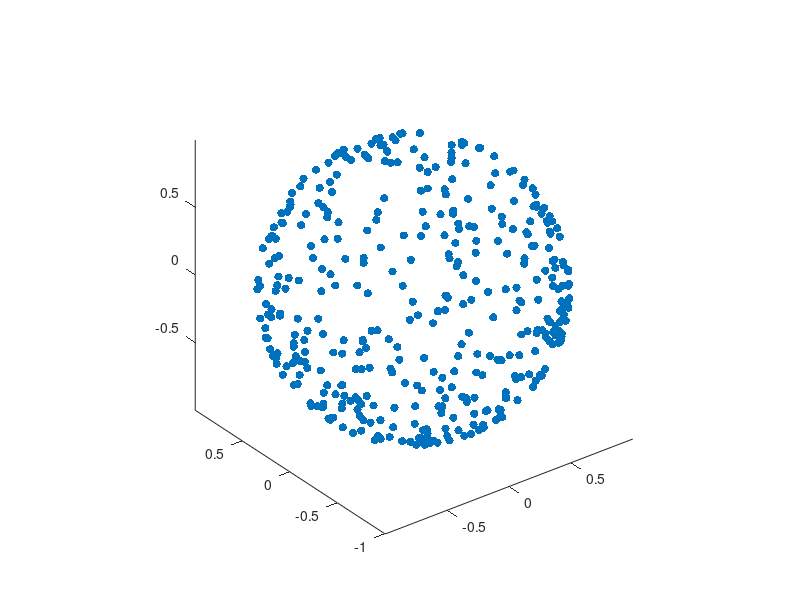

Recreate this plot in MATLAB. (Note: this script raises an error after producing the figure.)
%% Initialization
clc; clear all; close all;

% Global Variables
N_SIM = 130;
LENGTH_R = 400;
DIM_BOX_SEARCH = 0.05;

%
r = randn(3,LENGTH_R); % Use a large n
r = r./sqrt(sum(r.^2,1));
%r = bsxfun(@rdivide,r,sqrt(sum(r.^2,1)));
x = r(1,:);
y = r(2,:);
z = r(3,:);
randomInt = randi(LENGTH_R,1);

%figure
scatter3(x,y,z,'blue','filled') %
grid off
axis equal
shading interp

hold on;
location = [x(randomInt); y(randomInt); z(randomInt)];
%scatter3(location(1),location(2),location(3),'r','x');
%histogram(y)
%shg
%% Distance Calculation
for a = 1:LENGTH_R
    if abs(x(a)-location(1)) < DIM_BOX_SEARCH || abs(y(a)-location(2)) < DIM_BOX_SEARCH || abs(z(a)-location(3)) < DIM_BOX_SEARCH
        distance(a) = ((x(a)-location(1))^2 + (y(a)-location(2))^2 + (z(a)-location(3))^2)^(1/2);
    else
        distance(a) = 5;
    end
end

% for a = i:LENGTH_R
%     distance(a) = ((x(a)-location(1))^2 + (y(a)-location(2))^2 + (z(a)-location(3))^2)^(1/2);
% end

%histogram(distance,'Normalization','probability')

closePoints = mink(distance,40);
for b = 2:length(closePoints)
    result(b) = find(distance==closePoints(b));
    %scatter3(x(result(b)),y(result(b)),z(result(b)),'b','filled');
end
%shg
%% Second Point
indexPoint = randperm(length(result),1); %selects random point from 1 to length of the result vector
secondPointElem = result(indexPoint);    %returns the corresponding element index from previous line
if secondPointElem == 0
    indexPoint = randperm(length(result),1); %selects random point from 1 to length of the result vector
    secondPointElem = result(indexPoint);    %returns the corresponding element index from previous line
else
    1
end
secondPoint = [x(secondPointElem);y(secondPointElem);z(secondPointElem)];   %gives point value indicated by element index
%scatter3(secondPoint(1),secondPoint(2),secondPoint(3),'g','filled');    %plots random next point in green
%shg
%% First Vector
firstVector = [secondPoint(1)-location(1);secondPoint(2)-location(2);secondPoint(3)-location(3)];
%quiver3(location(1),location(2),location(3),firstVector(1),firstVector(2),firstVector(3))
totalVector = [firstVector(1),firstVector(2),firstVector(3),location(1),location(2),location(3)]; %running storage of vector and coordinates
%scatter3(secondPoint(1),secondPoint(2),secondPoint(3),'g','filled');
%shg
%% Continuing Path
%scatter3(x,y,z)
%scatter3(location(1),location(2),location(3),'r','x');
axis equal
%set(gca,'XLim',[-1 1],'YLim',[-1 1],'ZLim',[-1 1]) %%%%%%%%%%%%%%%%%%%%%%%%%%%
nextPoint = secondPoint; %starts off code
previousPoint = secondPoint;
lastVector = firstVector;
%clear the plot and replot just the points and second point with first vector, research for new close points
%this should eventually turn into a loop
%shg
%% LOOOOOOP
for sim = 2:N_SIM
    %previous code
    %{
for a = 1:LENGTH_R 
distance(a) = ((x(a)-nextPoint(1))^2 + (y(a)-nextPoint(2))^2 + (z(a)-nextPoint(3))^2)^(1/2); 
end  
    %}
    %new proposal
    for a = 1:LENGTH_R
        if abs(x(a)-nextPoint(1)) < DIM_BOX_SEARCH || abs(y(a)-nextPoint(2)) < DIM_BOX_SEARCH || abs(z(a)-nextPoint(3)) < DIM_BOX_SEARCH
            distance(a) = ((x(a)-nextPoint(1))^2 + (y(a)-nextPoint(2))^2 + (z(a)-nextPoint(3))^2)^(1/2);
        else
            distance(a) = 5;
        end
    end
    
    closePoints = mink(distance,N_SIM/2);
    for b = 1:length(closePoints)
        secondResult(b) = find(distance== closePoints(b));
        %scatter3(x(secondResult(b)),y(secondResult(b)),z(secondResult(b)),'b','filled');
    end
    closepoints = mink(distance,10)
    for q = 1:length(closepoints)
            closeindeces(q) = find(distance==closepoints(q));
            closedistance(q,sim-1) = distance(closeindeces(q));
    end
    
    for c = 1:length(closePoints)
        point(c,:) = [x(secondResult(c)),y(secondResult(c)),z(secondResult(c))];
        vectors(c,:) = [point(c,1)-nextPoint(1),point(c,2)-nextPoint(2),point(c,3)-nextPoint(3)];
        vectorRadian(c,:) = atan2(norm(cross(vectors(c,:),lastVector)), dot(vectors(c,:),lastVector));
        vectorAngles(c,1) = rad2deg(vectorRadian(c,1)); % convert to degrees
        
        if vectorAngles(c,1) < 30 %invalidates all vectors that deviate by more than 30 degrees
            validPoints(c,:) = point(c,:);
            %scatter3(point(c,1),point(c,2),point(c,3),'b')
            
            if validPoints(c,1) == previousPoint(1) || validPoints(c,2) == previousPoint(2) || validPoints(c,3) == previousPoint(3)
                validPoints(c,:) = 0;
            end
        else
            %failingPoints(c,:) = point(c,:);
            validPoints(c,:) = 0;
        end
        %validIndexes(c,1) = vectorAngles(c,1) < 30;
        %scatter3(x(secondResult(b)),y(secondResult(b)),z(secondResult(b)),'b','filled');
    end

    cleanValidPoints = validPoints(any(validPoints,2),:); %this is where I would implement the weighting average
    
    %usedVector = (nextPoint(1),nextPoint(2),nextPoint(3))
    
    totalVector(sim,4:6) = [previousPoint(1),previousPoint(2),previousPoint(3)];
    
    indexPoint2 = randperm(size(cleanValidPoints,1),1);
    nextPoint(:) = cleanValidPoints(indexPoint2,:);
    %scatter3(nextPoint(1),nextPoint(2),nextPoint(3),'g','filled');
    totalVector(sim,1:3) = [nextPoint(1)-previousPoint(1),nextPoint(2)-previousPoint(2),nextPoint(3)-previousPoint(3)]; %updates the total vector
    lastVector = [nextPoint(1)-previousPoint(1),nextPoint(2)-previousPoint(2),nextPoint(3)-previousPoint(3)];
    %quiver3(previousPoint(1),previousPoint(2),previousPoint(3),totalVector(sim,1),totalVector(sim,2),totalVector(sim,3))
    
    previousPoint = nextPoint;
    
    F = getframe; % used for capturing current frame which is a snapshot of the current axes
end

%imshow(F.cdata) % cdata from getframe is a matrix containing the image data
%p0 = [1 2 3];
%p1 = [4 5 6];
%vectarrow(p0,p1)
%find vectors between the new point and surrounding points, select a point based on what has < a certain angle difference between the vectors

%% histogram of point distance distribution
% closedistance = closedistance(any(closedistance,2),:);
% histogram(closedistance,'Normalization','probability')
% ylabel('probability')
% xlabel('distance')
% 
% i = 1;
% m = 0;
% for i = 1:length(closedistance)
%     m(i) = mean(closedistance(:,i))
% end
% 
% normplot(closedistance)


%% To do
%see if we can search by an area rather than calculating distance to
%points-- do a comparison of point distances first, i.e. check to see if x
%is within a certain distance
%this will allow us to increase the point density without exponentially
%increasing compute time
%should we order the points on the sphere first?